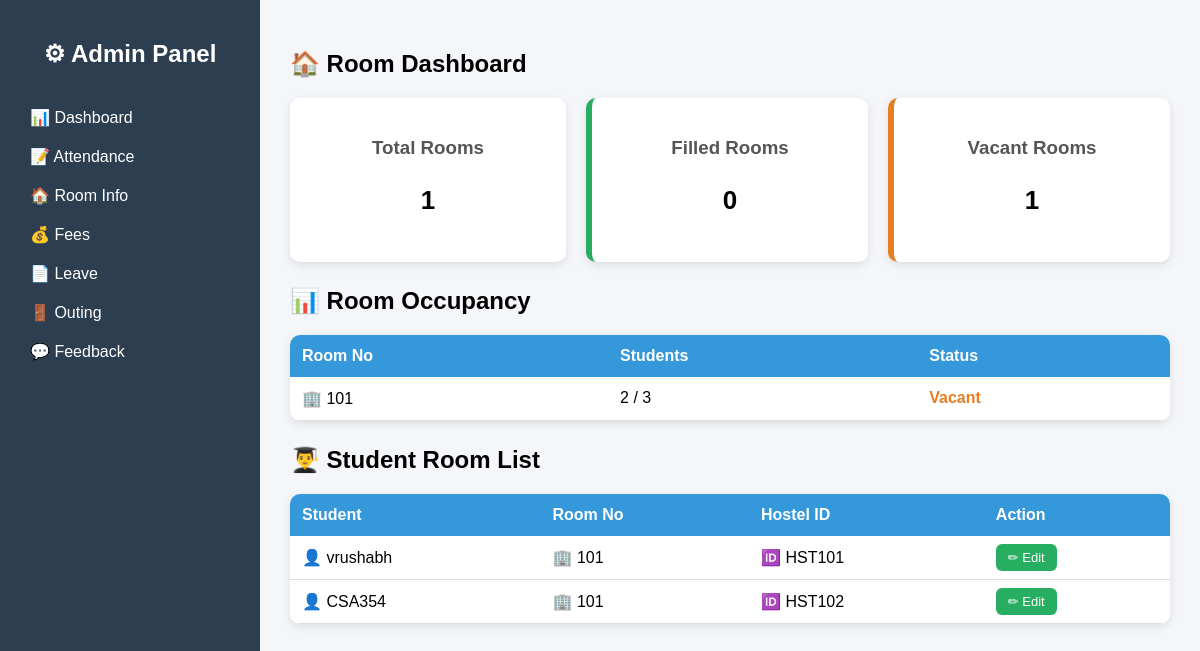
The page /room_info/ (signed in) on the database its author committed.
### hostel/models.py (models this page shows, shortened)
class Student(models.Model):
    user = models.OneToOneField(User, on_delete=models.CASCADE)
    room_no = models.CharField(max_length=10)
    hostel_id = models.CharField(max_length=20, unique=True)
    student_phone = models.CharField(max_length=15)
    parent_phone = models.CharField(max_length=15)
    created_at = models.DateTimeField(auto_now_add=True)

### hostel/views.py (the view)
# urls.py: path('room_info/', views.room_info, name='room_info'),
@login_required
def room_info(request):
    students = Student.objects.all()
    rooms = (
        Student.objects
        .values('room_no')
        .annotate(total=Count('id'))
    )
    total_rooms = rooms.count()
    filled_rooms = sum(1 for r in rooms if r['total'] >= 3)
    vacant_rooms = total_rooms - filled_rooms
    return render(request, 'room_info.html', {
        'students': students,
        'rooms': rooms,
        'total_rooms': total_rooms,
        'filled_rooms': filled_rooms,
        'vacant_rooms': vacant_rooms,
    })

### hostel/templates/room_info.html (shortened to what this page needs)
{% load static %}
<!DOCTYPE html>
<html>
<head>
</head>
<body>
<div class="container">
    <div class="sidebar">
        <h2>⚙ Admin Panel</h2>
        <ul>
            <li><a href="{% url 'admin_dashboard' %}">📊 Dashboard</a></li>
            <li><a href="{% url 'mark_attendance' %}">📝 Attendance</a></li>
            <li><a href="{% url 'room_info' %}">🏠 Room Info</a></li>
            <li><a href="{% url 'fees_admin' %}">💰 Fees</a></li>
            <li><a href="{% url 'leave_requests' %}">📄 Leave</a></li>
            <li><a href="{% url 'outing_admin' %}">🚪 Outing</a></li>
            <li><a href="{% url 'feedback_admin' %}">💬 Feedback</a></li>
        </ul>
    </div>
    <div class="main">
        <h2>🏠 Room Dashboard</h2>
        <div class="stats">
            <div class="stat-card">
                <h3>Total Rooms</h3>
                <p>{{ total_rooms }}</p>
            </div>
            <div class="stat-card filled">
                <h3>Filled Rooms</h3>
                <p>{{ filled_rooms }}</p>
            </div>
            <div class="stat-card vacant">
                <h3>Vacant Rooms</h3>
                <p>{{ vacant_rooms }}</p>
            </div>
        </div>
        <h2>📊 Room Occupancy</h2>
        <table>
            <tr>
                <th>Room No</th>
                <th>Students</th>
                <th>Status</th>
            </tr>
            {% for room in rooms %}
            <tr>
                <td>🏢 {{ room.room_no }}</td>
                <td>{{ room.total }} / 3</td>
                <td>
                    {% if room.total >= 3 %}
                        <span class="filled-text">Filled</span>
                    {% else %}
                        <span class="vacant-text">Vacant</span>
                    {% endif %}
                </td>
            </tr>
            {% empty %}
            <tr>
                <td colspan="3" class="empty">No room data available</td>
            </tr>
            {% endfor %}
        </table>
        <h2>👨‍🎓 Student Room List</h2>
        <table>
            <tr>
                <th>Student</th>
                <th>Room No</th>
                <th>Hostel ID</th>
                <th>Action</th>
            </tr>
            {% for student in students %}
            <tr>
                <td>👤 {{ student.user.username }}</td>
                <td>🏢 {{ student.room_no }}</td>
                <td>🆔 {{ student.hostel_id }}</td>
                <td>
                    <a href="{% url 'update_room' student.id %}" class="edit-btn">✏ Edit</a>
                </td>
            </tr>
            {% empty %}
            <tr>
                <td colspan="4" class="empty">No students found</td>
            </tr>
            {% endfor %}
        </table>
    </div>
</div>
</body>
</html>

### hostel/templates/room_info.html (style rules this page uses)
body { margin: 0; font-family: Arial, sans-serif; background: #f4f6f9; }
.container { display: flex; }
.sidebar { width: 220px; height: 100vh; background: #2c3e50; color: white; padding: 20px; }
.sidebar h2 { text-align: center; margin-bottom: 30px; }
.sidebar ul { list-style: none; padding: 0; margin: 0; }
.sidebar ul li { margin: 0; }
.sidebar ul li a { color: white; text-decoration: none; padding: 10px; display: block; border-radius: 6px; }
.main { flex: 1; padding: 30px; }
h2 { margin-bottom: 20px; }
.stats { display: flex; gap: 20px; margin-bottom: 25px; }
.stat-card { flex: 1; background: white; padding: 20px; border-radius: 10px; text-align: center; box-shadow: 0 3px 10px rgba(0,0,0,0.1); }
.stat-card h3 { margin-bottom: 10px; color: #555; }
.stat-card p { font-size: 26px; font-weight: bold; }
.filled { border-left: 6px solid #27ae60; }
.vacant { border-left: 6px solid #e67e22; }
table { width: 100%; border-collapse: collapse; background: white; border-radius: 10px; overflow: hidden; box-shadow: 0 3px 10px rgba(0,0,0,0.1); margin-bottom: 25px; }
table th { background: #3498db; color: white; padding: 12px; text-align: left; }
table td { padding: 12px; border-bottom: 1px solid #ddd; }
.vacant-text { color: #e67e22; font-weight: bold; }
.edit-btn { padding: 6px 12px; background: #27ae60; color: white; border-radius: 6px; text-decoration: none; font-size: 13px; }

### rows shown on the page
Student: user.username "vrushabh", room_no "101", hostel_id "HST101"
Student: user.username "CSA354", room_no "101", hostel_id "HST102"

### other values the page prints
{{ total_rooms }} "1"
{{ filled_rooms }} "0"
{{ vacant_rooms }} "1"
{{ room.room_no }} "101"
{{ room.total }} "2"
